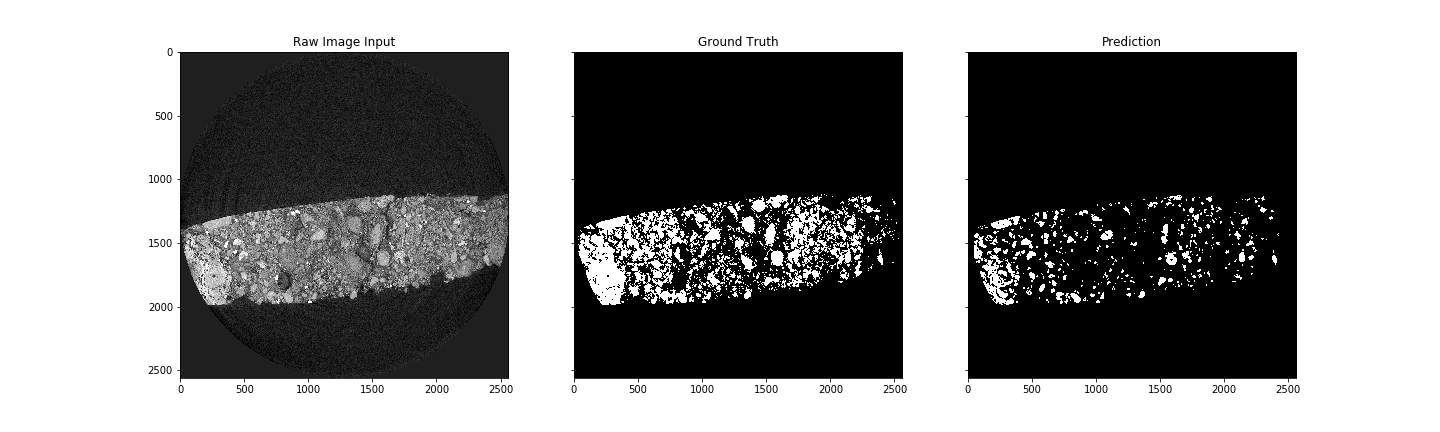
#> input picture image_0001_B_phase_result.tif, 1440 x 432 px, given in place of 0001.tif, which was not available
$ jupyter execute --allow-errors split_images.ipynb   (shell and % lines are left out)
#> lines starting #> are read from the running program, lines starting #| are printed output that depends on the picture; pictures that were not available may be replaced by others from this repository, and a replacement may not be noted
[cell 1]
from skimage.io import imread, imsave, imshow
from skimage import img_as_ubyte
import matplotlib
import os
from os.path import join

[cell 2]
image_path = '../data/dataset_1/raw_image_100/{:04d}.tif'.format(1)

print(image_path)

[cell 3]
x_test = imread(image_path)
#> x_test is the input picture: shape (432, 1440, 4); mean R, G, B, A 137.8, 137.8, 137.8, 255
x_test = img_as_ubyte(x_test)
imshow(x_test)
x_test.shape
#> Out = (432, 1440, 4)

[cell 4]
target_size = 256
stride = 64
num_crops = (x_test.shape[0] - target_size) / stride + 1   # num_crops per axis. total_crops = num_crops**2
#> num_crops = 3.75
print(num_crops)
#| 3.75
num_crops = int(num_crops)
#> num_crops = 3

[cell 5]
# [i_start, i_end)
save_dir = '../data/dataset_1/raw_crop_image_100/{:04d}/'.format(1)
os.makedirs(save_dir, exist_ok=True)
for row in range(num_crops):
    for col in range(num_crops):
        jstart, jend = col * stride, col * stride + target_size
        istart, iend = row * stride, row * stride + target_size
        curr_crop = x_test[istart:iend, jstart:jend].copy()
        imsave(join(save_dir, 'row_{}_col_{}_crop.tif'.format(row, col)), curr_crop)
#> this loop made 3 passes
#> pass 1, `imsave(join(save_dir, 'row_{}_col_{}_crop.tif'.format(row, col)), curr..`:
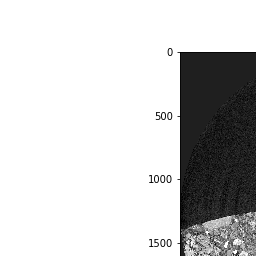
#> saved as row_0_col_0_crop.tif: shape (256, 256, 3); min 0, max 255, mean 205.7
#> pass 1, `imsave(join(save_dir, 'row_{}_col_{}_crop.tif'.format(row, col)), curr..`:
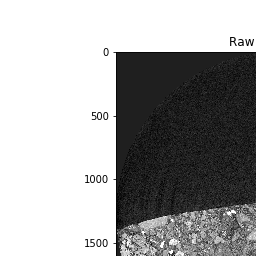
#> saved as row_0_col_1_crop.tif: shape (256, 256, 3); min 0, max 255, mean 165.4
#> pass 1, `imsave(join(save_dir, 'row_{}_col_{}_crop.tif'.format(row, col)), curr..`:
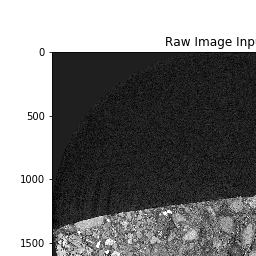
#> saved as row_0_col_2_crop.tif: shape (256, 256, 3); min 0, max 255, mean 124.8
#> pass 2, `imsave(join(save_dir, 'row_{}_col_{}_crop.tif'.format(row, col)), curr..`:
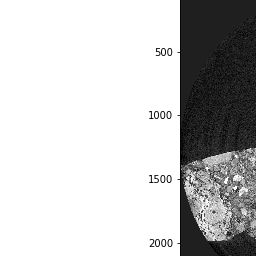
#> saved as row_1_col_0_crop.tif: shape (256, 256, 3); min 0, max 255, mean 197.3
